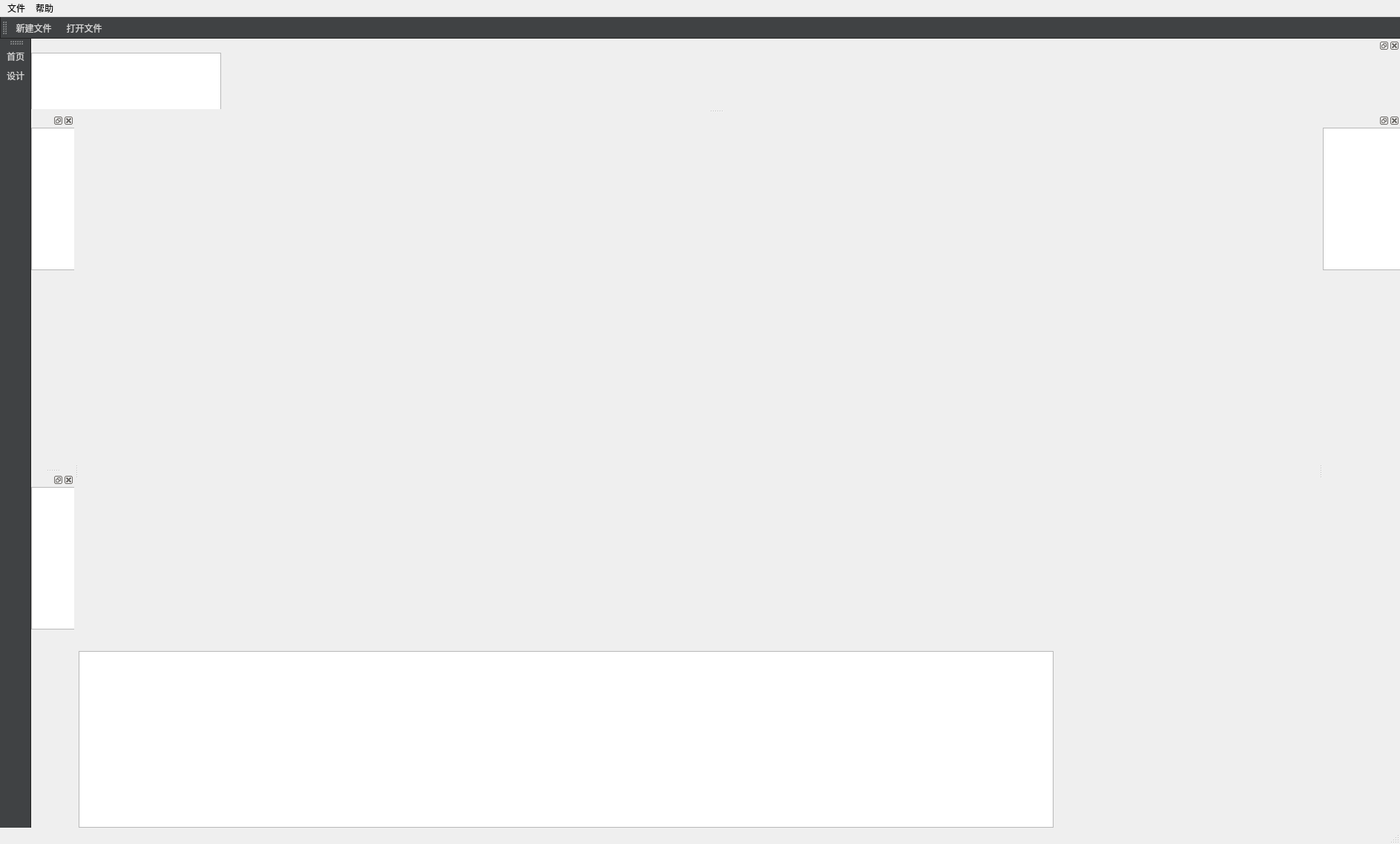
<?xml version="1.0" encoding="UTF-8"?>
<ui version="4.0">
 <class>MainWindow</class>
 <widget class="QMainWindow" name="MainWindow">
  <property name="geometry">
   <rect>
    <x>0</x>
    <y>0</y>
    <width>1887</width>
    <height>1067</height>
   </rect>
  </property>
  <property name="windowTitle">
   <string>MainWindow</string>
  </property>
  <property name="layoutDirection">
   <enum>Qt::LeftToRight</enum>
  </property>
  <property name="toolButtonStyle">
   <enum>Qt::ToolButtonTextUnderIcon</enum>
  </property>
  <widget class="QWidget" name="centralWidget">
   <property name="minimumSize">
    <size>
     <width>1527</width>
     <height>962</height>
    </size>
   </property>
   <widget class="QStackedWidget" name="stackedWidget">
    <property name="geometry">
     <rect>
      <x>0</x>
      <y>0</y>
      <width>1314</width>
      <height>724</height>
     </rect>
    </property>
    <property name="currentIndex">
     <number>1</number>
    </property>
    <widget class="QWidget" name="page">
     <widget class="QTextBrowser" name="textBrowser">
      <property name="geometry">
       <rect>
        <x>0</x>
        <y>0</y>
        <width>1314</width>
        <height>926</height>
       </rect>
      </property>
     </widget>
    </widget>
    <widget class="QWidget" name="page_2"/>
   </widget>
   <widget class="QWidget" name="widget" native="true">
    <property name="geometry">
     <rect>
      <x>0</x>
      <y>724</y>
      <width>1314</width>
      <height>238</height>
     </rect>
    </property>
    <widget class="QTextBrowser" name="textBrowser_2">
     <property name="geometry">
      <rect>
       <x>0</x>
       <y>0</y>
       <width>1314</width>
       <height>238</height>
      </rect>
     </property>
    </widget>
   </widget>
  </widget>
  <widget class="QMenuBar" name="menuBar">
   <property name="geometry">
    <rect>
     <x>0</x>
     <y>0</y>
     <width>1887</width>
     <height>23</height>
    </rect>
   </property>
   <widget class="QMenu" name="menu_help">
    <property name="title">
     <string>帮助</string>
    </property>
    <addaction name="action_about"/>
   </widget>
   <widget class="QMenu" name="menu_file">
    <property name="title">
     <string>文件</string>
    </property>
    <addaction name="action_newFile"/>
    <addaction name="action_openFile"/>
   </widget>
   <addaction name="menu_file"/>
   <addaction name="menu_help"/>
  </widget>
  <widget class="QToolBar" name="toolBar_file">
   <property name="styleSheet">
    <string notr="true">QToolBar {
background-color: #404244;
border-left: 1px solid #222222;
border-bottom: 1px solid #222222;
height: 20px;
}

QToolButton {
color:#D2D2D2;
padding-left: 8px;
}</string>
   </property>
   <attribute name="toolBarArea">
    <enum>TopToolBarArea</enum>
   </attribute>
   <attribute name="toolBarBreak">
    <bool>false</bool>
   </attribute>
   <addaction name="action_newFile"/>
   <addaction name="action_openFile"/>
  </widget>
  <widget class="QToolBar" name="toolBar_guide">
   <property name="windowTitle">
    <string>toolBar</string>
   </property>
   <property name="styleSheet">
    <string notr="true">QToolBar {
background-color: #404244;
border-right: 1px solid #222222;
border-left: 0px;
}

QToolButton {
color: #D2D2D2;
width: 4.5em;
height: 4em;
margin: 0em;
border: 0em;
padding-top: 0.4em;
padding-bottom: 0.2em;
}

QToolButton:hover {
background-color: #595B5D;
}

QToolButton[text=&quot;模式&quot;] {
height: 1.2em;
}

QToolButton[text=&quot;首页&quot;] {
background-color: #262829;
}</string>
   </property>
   <attribute name="toolBarArea">
    <enum>LeftToolBarArea</enum>
   </attribute>
   <attribute name="toolBarBreak">
    <bool>false</bool>
   </attribute>
   <addaction name="action_welcome"/>
   <addaction name="action_design"/>
  </widget>
  <widget class="QStatusBar" name="statusBar"/>
  <widget class="QDockWidget" name="dockWidget_project">
   <property name="sizePolicy">
    <sizepolicy hsizetype="Preferred" vsizetype="Preferred">
     <horstretch>0</horstretch>
     <verstretch>5</verstretch>
    </sizepolicy>
   </property>
   <attribute name="dockWidgetArea">
    <number>1</number>
   </attribute>
   <widget class="QWidget" name="dockWidgetContents">
    <widget class="QTreeView" name="treeView">
     <property name="geometry">
      <rect>
       <x>0</x>
       <y>0</y>
       <width>256</width>
       <height>192</height>
      </rect>
     </property>
    </widget>
   </widget>
  </widget>
  <widget class="QDockWidget" name="dockWidget_openedFile">
   <property name="sizePolicy">
    <sizepolicy hsizetype="Preferred" vsizetype="Preferred">
     <horstretch>0</horstretch>
     <verstretch>2</verstretch>
    </sizepolicy>
   </property>
   <attribute name="dockWidgetArea">
    <number>1</number>
   </attribute>
   <widget class="QWidget" name="dockWidgetContents_2">
    <widget class="QListView" name="listView">
     <property name="geometry">
      <rect>
       <x>0</x>
       <y>0</y>
       <width>256</width>
       <height>192</height>
      </rect>
     </property>
    </widget>
   </widget>
  </widget>
  <widget class="QDockWidget" name="dockWidget_element">
   <property name="minimumSize">
    <size>
     <width>73</width>
     <height>95</height>
    </size>
   </property>
   <attribute name="dockWidgetArea">
    <number>4</number>
   </attribute>
   <widget class="QWidget" name="dockWidgetContents_3">
    <widget class="QTreeView" name="treeView_2">
     <property name="geometry">
      <rect>
       <x>0</x>
       <y>0</y>
       <width>256</width>
       <height>192</height>
      </rect>
     </property>
    </widget>
   </widget>
  </widget>
  <widget class="QDockWidget" name="dockWidget_attribute">
   <property name="minimumSize">
    <size>
     <width>104</width>
     <height>54</height>
    </size>
   </property>
   <attribute name="dockWidgetArea">
    <number>2</number>
   </attribute>
   <widget class="QWidget" name="dockWidgetContents_4">
    <widget class="QListView" name="listView_2">
     <property name="geometry">
      <rect>
       <x>0</x>
       <y>0</y>
       <width>256</width>
       <height>192</height>
      </rect>
     </property>
    </widget>
   </widget>
  </widget>
  <action name="action_about">
   <property name="text">
    <string>关于</string>
   </property>
  </action>
  <action name="action_newFile">
   <property name="checkable">
    <bool>true</bool>
   </property>
   <property name="text">
    <string>新建文件</string>
   </property>
  </action>
  <action name="action_welcome">
   <property name="text">
    <string>首页</string>
   </property>
  </action>
  <action name="action_openFile">
   <property name="text">
    <string>打开文件</string>
   </property>
  </action>
  <action name="action_design">
   <property name="text">
    <string>设计</string>
   </property>
  </action>
 </widget>
 <layoutdefault spacing="6" margin="11"/>
 <resources/>
 <connections/>
</ui>
